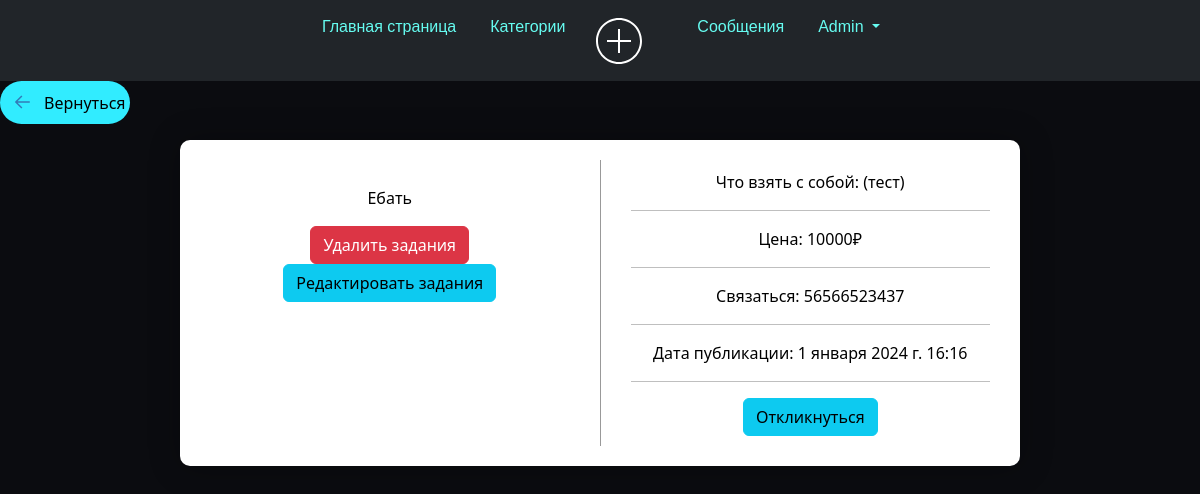
The page /tasks/3 (signed in) on the database its author committed.
### tasks_app_user/models.py (models this page shows, shortened)
class Articles(models.Model):
    title = models.CharField("Название Задания", max_length=35)
    anons = models.CharField("О задании", max_length=25)
    phope = models.CharField('Телефон для связи с вами', max_length=11)
    prise = models.CharField('Цена', max_length=15)
    full_text = models.TextField("Задания")
    data = models.DateTimeField(auto_now_add=True)
    user_name = models.CharField("User_name", max_length=15, )
    author = models.ForeignKey(User, on_delete=models.CASCADE, null=True)  # Внешний ключ к пользователю
    category = models.ForeignKey(Category, on_delete=models.SET_NULL, null=True)
    class Meta:
        verbose_name = "Задания"
        verbose_name_plural = "Задании"

### tasks_app_user/views.py (the view)
# urls.py: path('<int:pk>', views.TasksDetailView.as_view(), name='details_tasks'),
class TasksDetailView(DetailView, LoginRequiredMixin):
    model = Articles
    template_name = 'tasks_app_user/details_tasks.html'
    context_object_name = 'article'
    raise_exception = True

### tasks_app_user/templates/tasks_app_user/details_tasks.html (shortened to what this page needs)
{% extends 'tasks_app/layout.html' %}
{% block content %}
<div class="col">
    <a class="arrow-3" href="{% url 'tasks_home' %}?category={{ article.category.name }}">
        Вернуться
    </a>
</div>
<div class="features">
    <div class="blog_post">
        <div class="container_copy">
            <p>{{ article.full_text|linebreaks|urlize }}</p>
            {% if article.user_name == user.username %}
                <a href="{% url 'delete_tasks' article.id %}" class="btn btn-danger">Удалить задания</a>
                <a href="{% url 'update_tasks' article.id %}" class="btn btn-info">Редактировать задания</a>
            {% endif %}
        </div>
        <div class="vertical-line"></div>
        <div class="container_copy right-content">
            <p>Что взять с собой: ({{ article.anons }})</p>
            <hr>
            <p>Цена: {{ article.prise }}₽</p>
            <hr>
            <p>Связаться: {{ article.phope }}</p>
            <hr>
            <p>Дата публикации: {{ article.data }}</p>
            <hr>
            {% if request.user.is_authenticated %}
            <a href="{% url 'new' article.id %}" class="btn btn-info">Откликнуться</a>
                {% else %}
                <p>Что откликнуться зайдите в свой профиль</p>
            {% endif %}
        </div>
    </div>
</div>
{% endblock %}

### tasks_app/templates/tasks_app/layout.html (shortened to what this page needs)
{% load static %}
<html lang="en">
<head>
    <link rel="stylesheet" href="https://cdn.jsdelivr.net/npm/bootstrap@5.2.3/dist/css/bootstrap.min.css">
    <link rel="stylesheet" href="{% static 'tasks_app/css/tasks_app.css' %}">
</head>
<body>
    <aside>
        <div class="bar">
                   <ul class="nav justify-content-center navbar navbar-expand-lg navbar-dark bg-dark ">
            <li class="nav-item">
                <a class="nav-link active" aria-current="page" href="{% url 'home' %}">Главная страница</a>
            </li>
            <li class="nav-item">
                <a class="nav-link" href="{% url 'category' %}">Категории</a>
            </li>
            <li class="nav-item">
                <a href="{% url 'create' %}" class="bloc-icon">
                    <div class="img">
                    </div>
                </a>
            </li>
                       {% if request.user.is_authenticated %}
            <li class="nav-item">
                <a class="nav-link active" aria-current="page" href="{% url 'inbox' %}">Сообщения</a>
            </li>
                {% endif %}
                <ul class="nav justify-content-end">
                    {% if request.user.is_authenticated %}
                            <li class="nav-item dropdown">
                  <a class="nav-link dropdown-toggle" href="#" role="button" data-bs-toggle="dropdown" aria-expanded="false">
                    {{ user.username }}
                  </a>
                    {% else %}
                </ul>
            <li class="nav-item">
                <a class="nav-link" href="{% url 'register' %}">Регистрация</a>
            </li>
            <li class="nav-item"><a class="nav-link" href="{% url 'login' %}">Войти</a>
                {% endif %}
            </li>
        </ul>
        </div>
    </aside>
                <link href='https://unpkg.com/css.gg@2.0.0/icons/css/list.css' rel='stylesheet'>
    <main>
        {% block content %}
        {% endblock %}
    </main>
</body>
</html>

### tasks_app/static/tasks_app/css/tasks_app.css (style rules this page uses)
html, body { width: 100%; height:100%; }
body { background: #0B0C10; }
.features { padding: 1em; padding: 1em; width: 70%; margin: auto; text-align: center; box-sizing: content-box; }
li { display: inline-block; }
.nav-link { margin-top: 18px; margin-block: 26px; margin-block-start: -1px; margin-left: 2px; color: #66FCF1; }
.bloc-icon { display: flex; justify-content: center; align-items: center; }
.img { width: 98px; border-radius: 50%; position: relative; left: -12px; }
.justify-content-center { justify-content: center!important; margin-top: 0px; font-family: "Poppins", sans-serif; }
.justify-content-end { justify-content: flex-end!important; margin-top: 0px; font-family: "Poppins", sans-serif; }

### tasks_app_user/templates/tasks_app_user/details_tasks.html (style rules this page uses)
.blog_post { background: #fff; border-radius: 10px; box-shadow: 1px 1px 2rem rgba(0, 0, 0, 0.3); margin: 0 auto; padding: 20px; display: flex; flex-direction: row; }
.container_copy { flex: 1; padding: 10px; }
.vertical-line { border-left: 1px solid #999; margin-left: 20px; padding-left: 20px; }
.right-content { flex: 1; padding: 10px; }
h3, h4, p { color: black; }
hr { color: black; }
.arrow-3 { color: #000; cursor: pointer; text-decoration: none; font-size: 16px; height: 43px; line-height: 18px; display: inline-flex; align-items: center; }
.arrow-3 .arrow-3-icon { position: relative; top: -1px; transition: transform 0.3s ease; vertical-align: middle; transform: rotate(180deg); margin: 6px; }
.col { background: #31ecff; width: 130px; border-radius: 50px; }

### rows shown on the page
Articles: full_text "Ебать", anons "тест", prise "10000", phope "56566523437", data "1 января 2024 г. 16:16"

### other values the page prints
{{ user.username }} "Admin"
